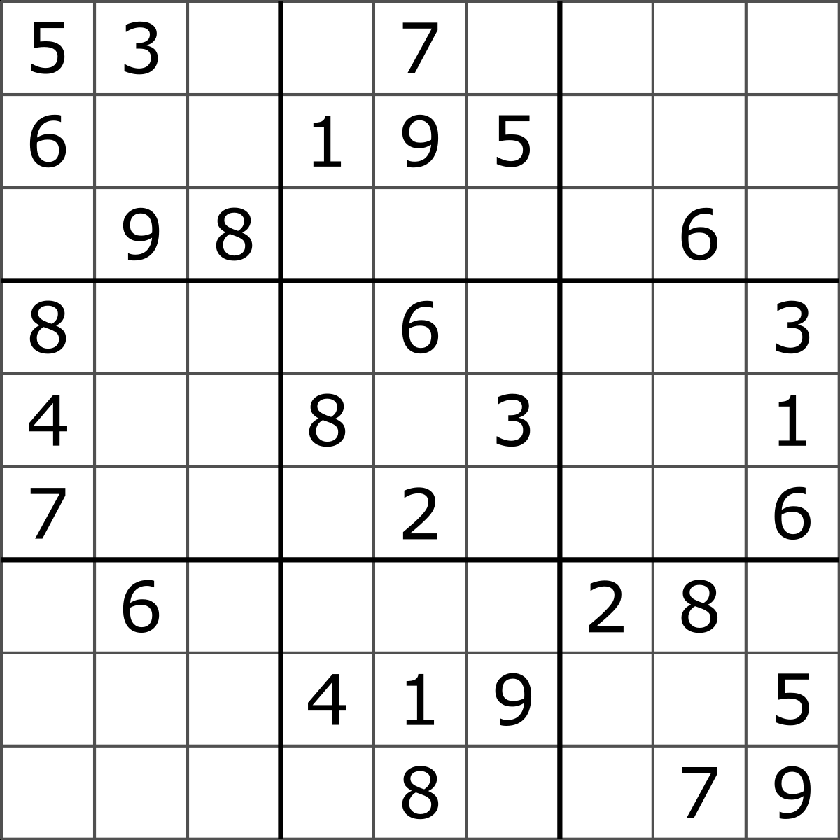
#> input picture sudoku.png, 840 x 840 px, shrunk from 1200 x 1200 before the run
$ python sudoku_detection.py
#> lines starting #> are read from the running program, lines starting #| are printed output that depends on the picture
import cv2
import numpy as np

frame = cv2.imread('sudoku.png')
#> frame is the input picture: shape (840, 840, 3); min 0, max 255, mean 231.9
edges = cv2.Canny(frame,100,200)
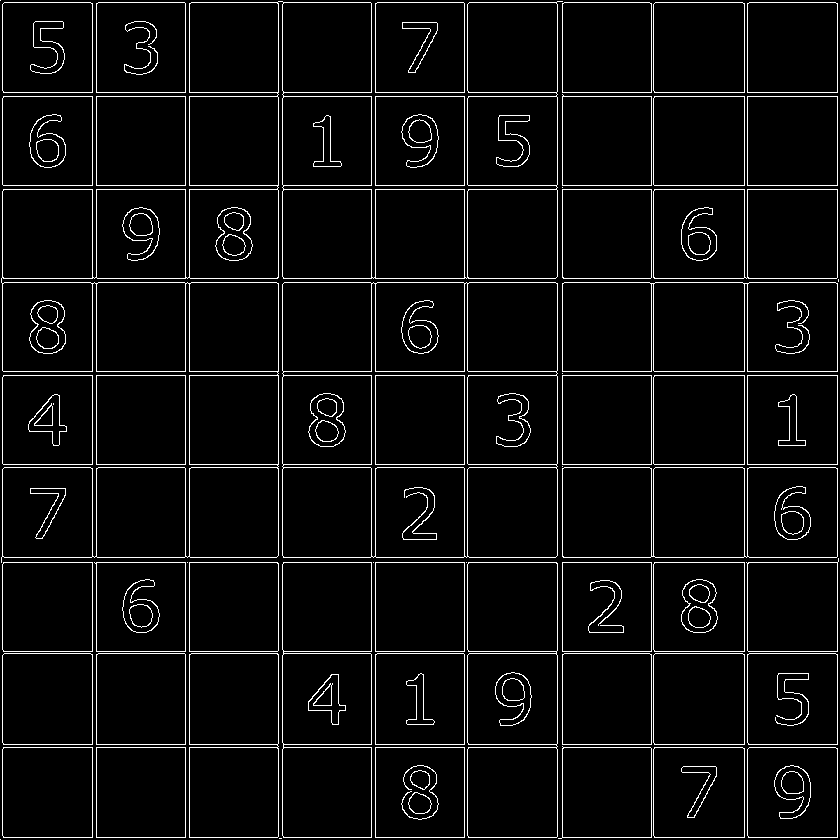
#> edges: shape (840, 840); 5.2% white in thin lines or dots

minLineLength=50
maxLineGap=50
edges = cv2.Canny(frame,100,200)
lines = cv2.HoughLinesP(edges,1,np.pi/180,50,minLineLength,maxLineGap)
#> lines = 225 rows, first 6: [747, 375, 837, 375], [747, 277, 747, 189], [98, 2, 184, 2], [467, 90, 467, 4], [278, 92, 278, 3], [464, 278, 464, 189]

blankImage = np.zeros(frame.shape)

for l in lines:
    for x1,y1,x2,y2 in l:
        cv2.line(blankImage,(x1,y1),(x2,y2),(0,255,0),2)
#> this loop made 225 passes
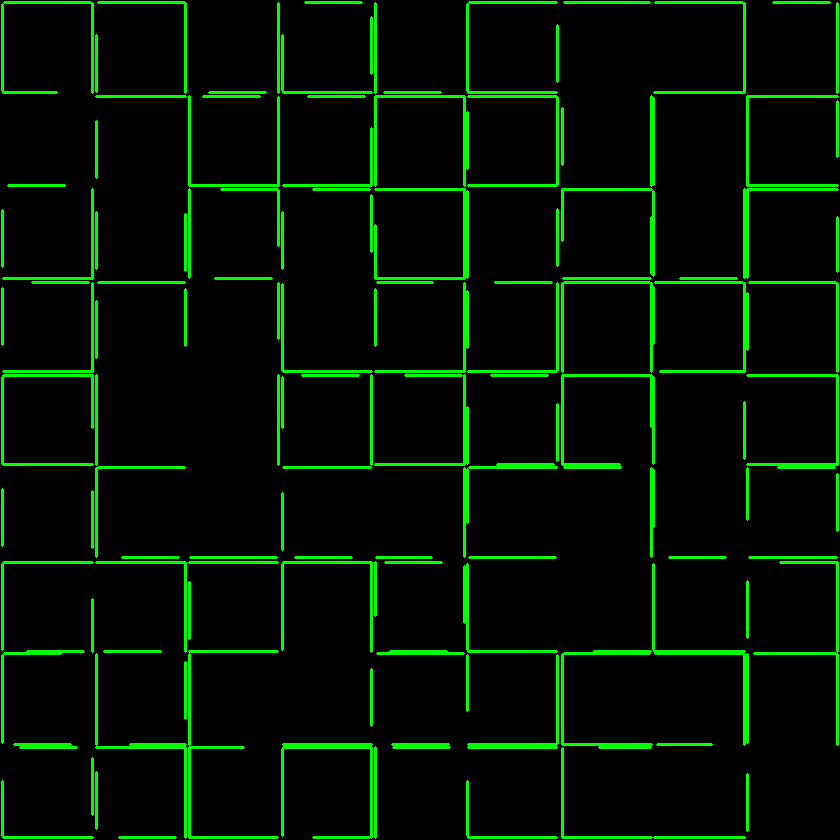
#> blankImage: shape (840, 840, 3) float64; mean of channels 0, 1, 2 0, 18.2, 0; drawn as B, G, R


cv2.imshow("original", frame)
cv2.imshow("lines", blankImage)
cv2.waitKey(-1)
